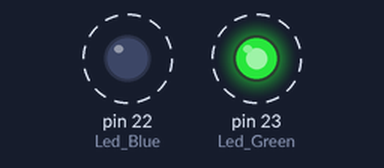
Bench run of a sketch on a simulated Arduino Mega 2560, built with avr-gcc and run on an emulated ATmega2560. Shown: output pins drawn as LEDs (lit = HIGH). Dashed ring = blinking.

Above: at 0.2 s.
Timing chart, 0 to 4.6 s (numbered marks = the images above):
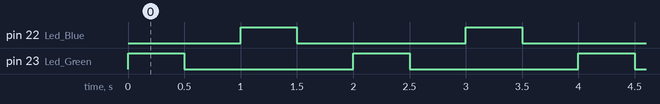

The sketch:

blink-two-led.ino
```cpp
#define Led_Green 23 //gpio used for led green color
#define Led_Blue 22 //gpio used for led blue color


void setup() {
  // put your setup code here, to run once:
  pinMode(Led_Green, OUTPUT); //state output for green color
  pinMode(Led_Blue, OUTPUT); //state output for blue color
}

void loop() {
  // put your main code here, to run repeatedly:
  digitalWrite(Led_Green, HIGH); // state on green
  delay(500); //time (ms) on
  digitalWrite(Led_Green, LOW); // state off green
  delay(500); //time (ms) off
  digitalWrite(Led_Blue, HIGH); // state on blue
  delay(500); //time (ms) on
  digitalWrite(Led_Blue, LOW); // state off blue
  delay(500); //time (ms) off
}
```

Measured:
- by itself, pin 22 (Led_Blue), pin 23 (Led_Green): alternates HIGH for 0.50 s and LOW for 1.5 s
- by itself, everything shown: repeats every 2.0 s, in 4 steps
